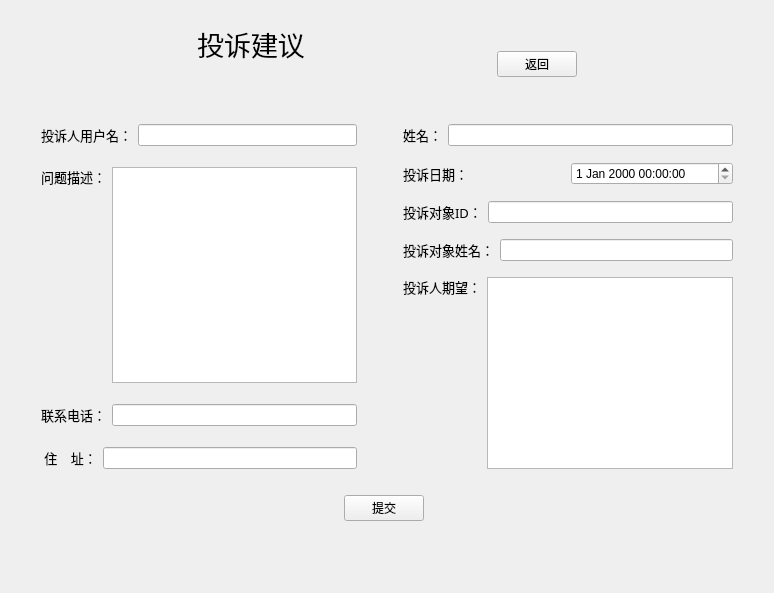
<?xml version="1.0" encoding="UTF-8"?>
<ui version="4.0">
 <class>Complaints</class>
 <widget class="QWidget" name="Complaints">
  <property name="geometry">
   <rect>
    <x>0</x>
    <y>0</y>
    <width>774</width>
    <height>593</height>
   </rect>
  </property>
  <property name="windowTitle">
   <string>投诉建议</string>
  </property>
  <layout class="QGridLayout" name="gridLayout">
   <item row="0" column="0" colspan="2">
    <layout class="QVBoxLayout" name="verticalLayout_7">
     <item>
      <layout class="QHBoxLayout" name="horizontalLayout_11">
       <item>
        <spacer name="horizontalSpacer">
         <property name="orientation">
          <enum>Qt::Horizontal</enum>
         </property>
         <property name="sizeHint" stdset="0">
          <size>
           <width>40</width>
           <height>20</height>
          </size>
         </property>
        </spacer>
       </item>
       <item>
        <widget class="QLabel" name="label">
         <property name="font">
          <font>
           <family>Agency FB</family>
           <pointsize>20</pointsize>
          </font>
         </property>
         <property name="text">
          <string>投诉建议</string>
         </property>
         <property name="alignment">
          <set>Qt::AlignCenter</set>
         </property>
        </widget>
       </item>
       <item>
        <spacer name="horizontalSpacer_2">
         <property name="orientation">
          <enum>Qt::Horizontal</enum>
         </property>
         <property name="sizeHint" stdset="0">
          <size>
           <width>40</width>
           <height>20</height>
          </size>
         </property>
        </spacer>
       </item>
       <item>
        <layout class="QVBoxLayout" name="verticalLayout_3">
         <item>
          <spacer name="verticalSpacer_4">
           <property name="orientation">
            <enum>Qt::Vertical</enum>
           </property>
           <property name="sizeHint" stdset="0">
            <size>
             <width>20</width>
             <height>40</height>
            </size>
           </property>
          </spacer>
         </item>
         <item>
          <widget class="QPushButton" name="back">
           <property name="text">
            <string>返回</string>
           </property>
          </widget>
         </item>
        </layout>
       </item>
       <item>
        <spacer name="horizontalSpacer_5">
         <property name="orientation">
          <enum>Qt::Horizontal</enum>
         </property>
         <property name="sizeHint" stdset="0">
          <size>
           <width>40</width>
           <height>20</height>
          </size>
         </property>
        </spacer>
       </item>
      </layout>
     </item>
     <item>
      <spacer name="verticalSpacer_5">
       <property name="orientation">
        <enum>Qt::Vertical</enum>
       </property>
       <property name="sizeHint" stdset="0">
        <size>
         <width>20</width>
         <height>40</height>
        </size>
       </property>
      </spacer>
     </item>
    </layout>
   </item>
   <item row="1" column="0" rowspan="2" colspan="2">
    <layout class="QHBoxLayout" name="horizontalLayout_12">
     <item>
      <spacer name="horizontalSpacer_6">
       <property name="orientation">
        <enum>Qt::Horizontal</enum>
       </property>
       <property name="sizeHint" stdset="0">
        <size>
         <width>40</width>
         <height>20</height>
        </size>
       </property>
      </spacer>
     </item>
     <item>
      <layout class="QVBoxLayout" name="verticalLayout_4">
       <item>
        <layout class="QHBoxLayout" name="horizontalLayout">
         <item>
          <widget class="QLabel" name="label_6">
           <property name="font">
            <font>
             <family>Agency FB</family>
             <pointsize>10</pointsize>
            </font>
           </property>
           <property name="text">
            <string>投诉人用户名：</string>
           </property>
          </widget>
         </item>
         <item>
          <widget class="QLineEdit" name="usernameEdit"/>
         </item>
        </layout>
       </item>
       <item>
        <spacer name="verticalSpacer_6">
         <property name="orientation">
          <enum>Qt::Vertical</enum>
         </property>
         <property name="sizeType">
          <enum>QSizePolicy::Fixed</enum>
         </property>
         <property name="sizeHint" stdset="0">
          <size>
           <width>20</width>
           <height>15</height>
          </size>
         </property>
        </spacer>
       </item>
       <item>
        <layout class="QHBoxLayout" name="horizontalLayout_2">
         <item>
          <layout class="QVBoxLayout" name="verticalLayout">
           <item>
            <widget class="QLabel" name="label_2">
             <property name="font">
              <font>
               <family>Agency FB</family>
               <pointsize>10</pointsize>
              </font>
             </property>
             <property name="text">
              <string>问题描述：</string>
             </property>
            </widget>
           </item>
           <item>
            <spacer name="verticalSpacer">
             <property name="orientation">
              <enum>Qt::Vertical</enum>
             </property>
             <property name="sizeHint" stdset="0">
              <size>
               <width>20</width>
               <height>40</height>
              </size>
             </property>
            </spacer>
           </item>
          </layout>
         </item>
         <item>
          <widget class="QTextEdit" name="descriptionEdit"/>
         </item>
        </layout>
       </item>
       <item>
        <spacer name="verticalSpacer_7">
         <property name="orientation">
          <enum>Qt::Vertical</enum>
         </property>
         <property name="sizeType">
          <enum>QSizePolicy::Fixed</enum>
         </property>
         <property name="sizeHint" stdset="0">
          <size>
           <width>20</width>
           <height>15</height>
          </size>
         </property>
        </spacer>
       </item>
       <item>
        <layout class="QHBoxLayout" name="horizontalLayout_3">
         <item>
          <widget class="QLabel" name="label_4">
           <property name="font">
            <font>
             <family>Agency FB</family>
             <pointsize>10</pointsize>
            </font>
           </property>
           <property name="text">
            <string>联系电话：</string>
           </property>
          </widget>
         </item>
         <item>
          <widget class="QLineEdit" name="phoneEdit"/>
         </item>
        </layout>
       </item>
       <item>
        <spacer name="verticalSpacer_8">
         <property name="orientation">
          <enum>Qt::Vertical</enum>
         </property>
         <property name="sizeType">
          <enum>QSizePolicy::Fixed</enum>
         </property>
         <property name="sizeHint" stdset="0">
          <size>
           <width>20</width>
           <height>15</height>
          </size>
         </property>
        </spacer>
       </item>
       <item>
        <layout class="QHBoxLayout" name="horizontalLayout_4">
         <item>
          <widget class="QLabel" name="label_5">
           <property name="font">
            <font>
             <family>Agency FB</family>
             <pointsize>10</pointsize>
            </font>
           </property>
           <property name="text">
            <string> 住    址：</string>
           </property>
          </widget>
         </item>
         <item>
          <widget class="QLineEdit" name="locationEdit"/>
         </item>
        </layout>
       </item>
      </layout>
     </item>
     <item>
      <spacer name="horizontalSpacer_7">
       <property name="orientation">
        <enum>Qt::Horizontal</enum>
       </property>
       <property name="sizeType">
        <enum>QSizePolicy::Fixed</enum>
       </property>
       <property name="sizeHint" stdset="0">
        <size>
         <width>40</width>
         <height>30</height>
        </size>
       </property>
      </spacer>
     </item>
     <item>
      <layout class="QVBoxLayout" name="verticalLayout_5">
       <item>
        <layout class="QHBoxLayout" name="horizontalLayout_6">
         <item>
          <widget class="QLabel" name="label_7">
           <property name="font">
            <font>
             <family>Agency FB</family>
             <pointsize>10</pointsize>
            </font>
           </property>
           <property name="text">
            <string>姓名：</string>
           </property>
          </widget>
         </item>
         <item>
          <widget class="QLineEdit" name="nameEdit"/>
         </item>
        </layout>
       </item>
       <item>
        <spacer name="verticalSpacer_9">
         <property name="orientation">
          <enum>Qt::Vertical</enum>
         </property>
         <property name="sizeHint" stdset="0">
          <size>
           <width>20</width>
           <height>10</height>
          </size>
         </property>
        </spacer>
       </item>
       <item>
        <layout class="QHBoxLayout" name="horizontalLayout_7">
         <item>
          <widget class="QLabel" name="label_3">
           <property name="font">
            <font>
             <family>Agency FB</family>
             <pointsize>10</pointsize>
            </font>
           </property>
           <property name="text">
            <string>投诉日期：</string>
           </property>
          </widget>
         </item>
         <item>
          <widget class="QDateTimeEdit" name="dateEdit"/>
         </item>
        </layout>
       </item>
       <item>
        <spacer name="verticalSpacer_10">
         <property name="orientation">
          <enum>Qt::Vertical</enum>
         </property>
         <property name="sizeType">
          <enum>QSizePolicy::Fixed</enum>
         </property>
         <property name="sizeHint" stdset="0">
          <size>
           <width>20</width>
           <height>10</height>
          </size>
         </property>
        </spacer>
       </item>
       <item>
        <layout class="QHBoxLayout" name="horizontalLayout_8">
         <item>
          <widget class="QLabel" name="label_8">
           <property name="font">
            <font>
             <family>Agency FB</family>
             <pointsize>10</pointsize>
            </font>
           </property>
           <property name="text">
            <string>投诉对象ID：</string>
           </property>
          </widget>
         </item>
         <item>
          <widget class="QLineEdit" name="complainedIdEdit"/>
         </item>
        </layout>
       </item>
       <item>
        <spacer name="verticalSpacer_11">
         <property name="orientation">
          <enum>Qt::Vertical</enum>
         </property>
         <property name="sizeType">
          <enum>QSizePolicy::Fixed</enum>
         </property>
         <property name="sizeHint" stdset="0">
          <size>
           <width>20</width>
           <height>10</height>
          </size>
         </property>
        </spacer>
       </item>
       <item>
        <layout class="QHBoxLayout" name="horizontalLayout_9">
         <item>
          <widget class="QLabel" name="label_9">
           <property name="font">
            <font>
             <family>Agency FB</family>
             <pointsize>10</pointsize>
            </font>
           </property>
           <property name="text">
            <string>投诉对象姓名：</string>
           </property>
          </widget>
         </item>
         <item>
          <widget class="QLineEdit" name="complainedNameEdit"/>
         </item>
        </layout>
       </item>
       <item>
        <spacer name="verticalSpacer_12">
         <property name="orientation">
          <enum>Qt::Vertical</enum>
         </property>
         <property name="sizeType">
          <enum>QSizePolicy::Fixed</enum>
         </property>
         <property name="sizeHint" stdset="0">
          <size>
           <width>20</width>
           <height>10</height>
          </size>
         </property>
        </spacer>
       </item>
       <item>
        <layout class="QHBoxLayout" name="horizontalLayout_10">
         <item>
          <layout class="QVBoxLayout" name="verticalLayout_2">
           <item>
            <widget class="QLabel" name="label_10">
             <property name="font">
              <font>
               <family>Agency FB</family>
               <pointsize>10</pointsize>
              </font>
             </property>
             <property name="text">
              <string>投诉人期望：</string>
             </property>
            </widget>
           </item>
           <item>
            <spacer name="verticalSpacer_3">
             <property name="orientation">
              <enum>Qt::Vertical</enum>
             </property>
             <property name="sizeHint" stdset="0">
              <size>
               <width>20</width>
               <height>40</height>
              </size>
             </property>
            </spacer>
           </item>
          </layout>
         </item>
         <item>
          <widget class="QTextEdit" name="expectEdit"/>
         </item>
        </layout>
       </item>
      </layout>
     </item>
     <item>
      <spacer name="horizontalSpacer_8">
       <property name="orientation">
        <enum>Qt::Horizontal</enum>
       </property>
       <property name="sizeHint" stdset="0">
        <size>
         <width>40</width>
         <height>20</height>
        </size>
       </property>
      </spacer>
     </item>
    </layout>
   </item>
   <item row="2" column="1">
    <layout class="QVBoxLayout" name="verticalLayout_6"/>
   </item>
   <item row="3" column="0">
    <layout class="QVBoxLayout" name="verticalLayout_8">
     <item>
      <spacer name="verticalSpacer_14">
       <property name="orientation">
        <enum>Qt::Vertical</enum>
       </property>
       <property name="sizeType">
        <enum>QSizePolicy::Fixed</enum>
       </property>
       <property name="sizeHint" stdset="0">
        <size>
         <width>20</width>
         <height>20</height>
        </size>
       </property>
      </spacer>
     </item>
     <item>
      <layout class="QHBoxLayout" name="horizontalLayout_5">
       <item>
        <spacer name="horizontalSpacer_3">
         <property name="orientation">
          <enum>Qt::Horizontal</enum>
         </property>
         <property name="sizeHint" stdset="0">
          <size>
           <width>40</width>
           <height>20</height>
          </size>
         </property>
        </spacer>
       </item>
       <item>
        <widget class="QPushButton" name="submitButton">
         <property name="text">
          <string>提交</string>
         </property>
        </widget>
       </item>
       <item>
        <spacer name="horizontalSpacer_4">
         <property name="orientation">
          <enum>Qt::Horizontal</enum>
         </property>
         <property name="sizeHint" stdset="0">
          <size>
           <width>40</width>
           <height>20</height>
          </size>
         </property>
        </spacer>
       </item>
      </layout>
     </item>
     <item>
      <spacer name="verticalSpacer_2">
       <property name="orientation">
        <enum>Qt::Vertical</enum>
       </property>
       <property name="sizeHint" stdset="0">
        <size>
         <width>20</width>
         <height>40</height>
        </size>
       </property>
      </spacer>
     </item>
    </layout>
   </item>
  </layout>
 </widget>
 <resources/>
 <connections/>
</ui>
